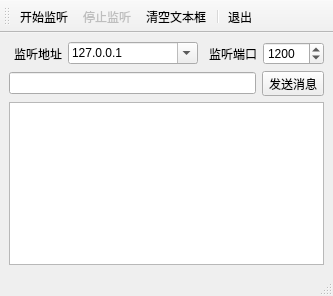
<?xml version="1.0" encoding="UTF-8"?>
<ui version="4.0">
 <class>MainWindow</class>
 <widget class="QMainWindow" name="MainWindow">
  <property name="geometry">
   <rect>
    <x>0</x>
    <y>0</y>
    <width>333</width>
    <height>296</height>
   </rect>
  </property>
  <property name="windowTitle">
   <string>MainWindow</string>
  </property>
  <widget class="QWidget" name="centralwidget">
   <layout class="QVBoxLayout" name="verticalLayout">
    <item>
     <layout class="QHBoxLayout" name="horizontalLayout">
      <item>
       <widget class="QLabel" name="label_2">
        <property name="text">
         <string>监听地址</string>
        </property>
        <property name="alignment">
         <set>Qt::AlignRight|Qt::AlignTrailing|Qt::AlignVCenter</set>
        </property>
       </widget>
      </item>
      <item>
       <widget class="QComboBox" name="comboIP">
        <property name="minimumSize">
         <size>
          <width>130</width>
          <height>0</height>
         </size>
        </property>
        <property name="editable">
         <bool>true</bool>
        </property>
        <property name="duplicatesEnabled">
         <bool>false</bool>
        </property>
        <item>
         <property name="text">
          <string>127.0.0.1</string>
         </property>
        </item>
       </widget>
      </item>
      <item>
       <widget class="QLabel" name="label">
        <property name="text">
         <string>监听端口</string>
        </property>
        <property name="alignment">
         <set>Qt::AlignRight|Qt::AlignTrailing|Qt::AlignVCenter</set>
        </property>
       </widget>
      </item>
      <item>
       <widget class="QSpinBox" name="spinPort">
        <property name="minimum">
         <number>1</number>
        </property>
        <property name="maximum">
         <number>65535</number>
        </property>
        <property name="value">
         <number>1200</number>
        </property>
       </widget>
      </item>
     </layout>
    </item>
    <item>
     <layout class="QHBoxLayout" name="horizontalLayout_2">
      <item>
       <widget class="QLineEdit" name="editMsg"/>
      </item>
      <item>
       <widget class="QToolButton" name="btnSend">
        <property name="text">
         <string>发送消息</string>
        </property>
       </widget>
      </item>
     </layout>
    </item>
    <item>
     <widget class="QPlainTextEdit" name="plainTextEdit"/>
    </item>
   </layout>
  </widget>
  <widget class="QMenuBar" name="menubar">
   <property name="geometry">
    <rect>
     <x>0</x>
     <y>0</y>
     <width>333</width>
     <height>21</height>
    </rect>
   </property>
  </widget>
  <widget class="QStatusBar" name="statusbar"/>
  <widget class="QToolBar" name="toolBar">
   <property name="contextMenuPolicy">
    <enum>Qt::DefaultContextMenu</enum>
   </property>
   <property name="windowTitle">
    <string>toolBar</string>
   </property>
   <property name="toolButtonStyle">
    <enum>Qt::ToolButtonTextUnderIcon</enum>
   </property>
   <attribute name="toolBarArea">
    <enum>TopToolBarArea</enum>
   </attribute>
   <attribute name="toolBarBreak">
    <bool>false</bool>
   </attribute>
   <addaction name="actStart"/>
   <addaction name="actStop"/>
   <addaction name="actClear"/>
   <addaction name="separator"/>
   <addaction name="actQuit"/>
  </widget>
  <action name="actStart">
   <property name="icon">
    <iconset resource="res.qrc">
     <normaloff>:/images/images/620.bmp</normaloff>:/images/images/620.bmp</iconset>
   </property>
   <property name="text">
    <string>开始监听</string>
   </property>
   <property name="toolTip">
    <string>开始监听</string>
   </property>
  </action>
  <action name="actStop">
   <property name="enabled">
    <bool>false</bool>
   </property>
   <property name="icon">
    <iconset resource="res.qrc">
     <normaloff>:/images/images/624.bmp</normaloff>:/images/images/624.bmp</iconset>
   </property>
   <property name="text">
    <string>停止监听</string>
   </property>
   <property name="toolTip">
    <string>停止监听</string>
   </property>
  </action>
  <action name="actQuit">
   <property name="icon">
    <iconset resource="res.qrc">
     <normaloff>:/images/images/132.bmp</normaloff>:/images/images/132.bmp</iconset>
   </property>
   <property name="text">
    <string>退出</string>
   </property>
   <property name="toolTip">
    <string>退出本程序</string>
   </property>
  </action>
  <action name="actClear">
   <property name="icon">
    <iconset resource="res.qrc">
     <normaloff>:/images/images/212.bmp</normaloff>:/images/images/212.bmp</iconset>
   </property>
   <property name="text">
    <string>清空文本框</string>
   </property>
   <property name="toolTip">
    <string>清空文本框</string>
   </property>
  </action>
  <action name="actHostInfo">
   <property name="icon">
    <iconset resource="res.qrc">
     <normaloff>:/images/images/110.JPG</normaloff>:/images/images/110.JPG</iconset>
   </property>
   <property name="text">
    <string>本机地址</string>
   </property>
   <property name="toolTip">
    <string>获取本机地址</string>
   </property>
  </action>
 </widget>
 <resources>
  <include location="res.qrc"/>
 </resources>
 <connections/>
</ui>
